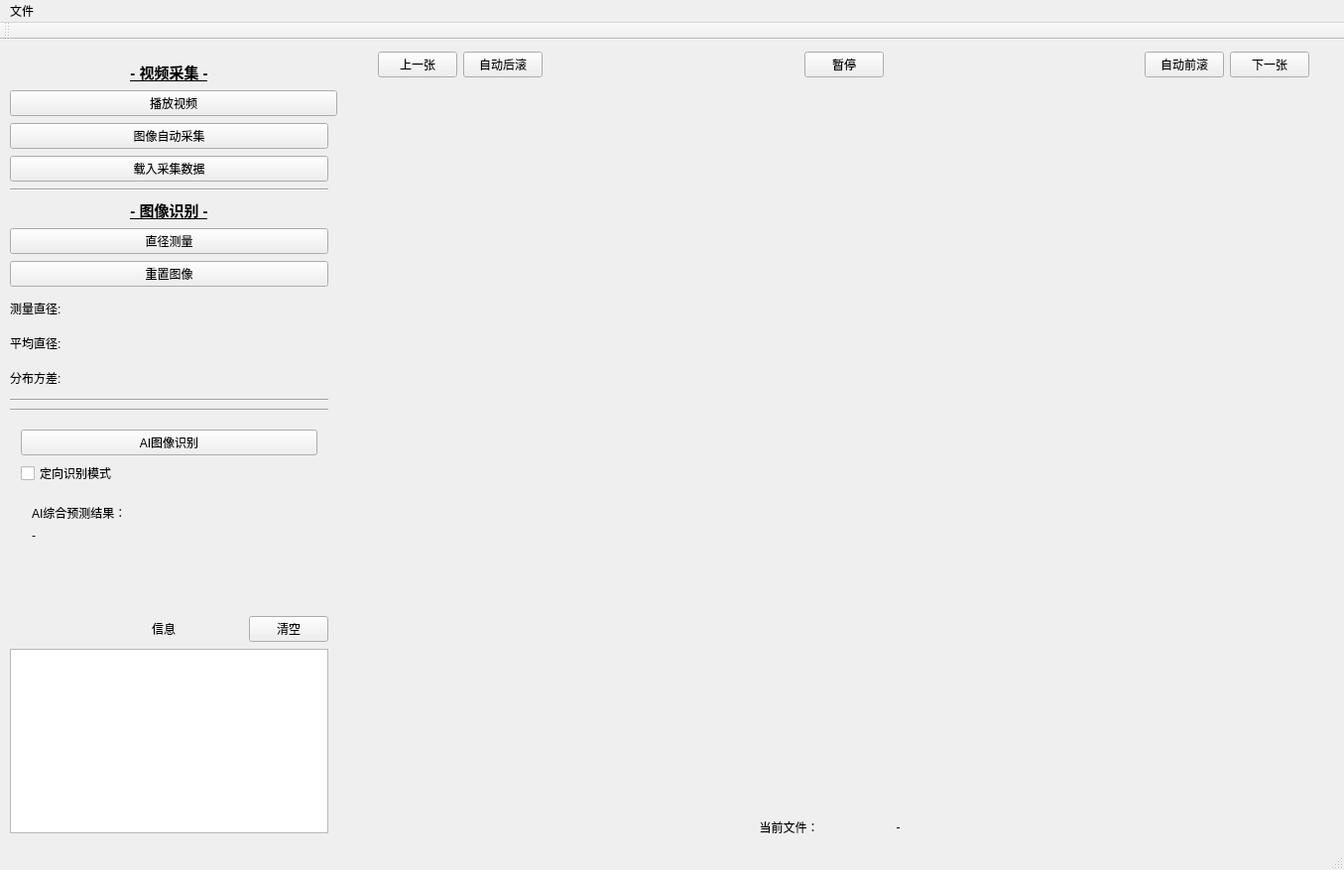
<?xml version="1.0" encoding="UTF-8"?>
<ui version="4.0">
 <class>CashmereDetectorClass</class>
 <widget class="QMainWindow" name="CashmereDetectorClass">
  <property name="geometry">
   <rect>
    <x>0</x>
    <y>0</y>
    <width>1355</width>
    <height>877</height>
   </rect>
  </property>
  <property name="windowTitle">
   <string>CashmereDetector</string>
  </property>
  <widget class="QWidget" name="centralWidget">
   <widget class="QWidget" name="widget" native="true">
    <property name="geometry">
     <rect>
      <x>370</x>
      <y>50</y>
      <width>960</width>
      <height>720</height>
     </rect>
    </property>
   </widget>
   <widget class="QWidget" name="verticalLayoutWidget">
    <property name="geometry">
     <rect>
      <x>10</x>
      <y>10</y>
      <width>332</width>
      <height>801</height>
     </rect>
    </property>
    <layout class="QVBoxLayout" name="verticalLayout">
     <property name="spacing">
      <number>7</number>
     </property>
     <property name="leftMargin">
      <number>0</number>
     </property>
     <item>
      <widget class="QLabel" name="label">
       <property name="font">
        <font>
         <pointsize>11</pointsize>
         <weight>75</weight>
         <italic>false</italic>
         <bold>true</bold>
         <underline>true</underline>
        </font>
       </property>
       <property name="text">
        <string>- 视频采集 -</string>
       </property>
       <property name="alignment">
        <set>Qt::AlignCenter</set>
       </property>
      </widget>
     </item>
     <item>
      <widget class="QPushButton" name="pushButton_playVideo">
       <property name="minimumSize">
        <size>
         <width>330</width>
         <height>0</height>
        </size>
       </property>
       <property name="text">
        <string>播放视频</string>
       </property>
      </widget>
     </item>
     <item>
      <widget class="QPushButton" name="pushButton_videoProcess">
       <property name="text">
        <string>图像自动采集</string>
       </property>
      </widget>
     </item>
     <item>
      <widget class="QPushButton" name="pushButton_loadCropImgs">
       <property name="text">
        <string>载入采集数据</string>
       </property>
      </widget>
     </item>
     <item>
      <widget class="Line" name="line_3">
       <property name="font">
        <font>
         <weight>75</weight>
         <bold>true</bold>
        </font>
       </property>
       <property name="orientation">
        <enum>Qt::Horizontal</enum>
       </property>
      </widget>
     </item>
     <item>
      <widget class="QLabel" name="label_2">
       <property name="font">
        <font>
         <pointsize>11</pointsize>
         <weight>75</weight>
         <italic>false</italic>
         <bold>true</bold>
         <underline>true</underline>
        </font>
       </property>
       <property name="text">
        <string>- 图像识别 -</string>
       </property>
       <property name="alignment">
        <set>Qt::AlignCenter</set>
       </property>
      </widget>
     </item>
     <item>
      <widget class="QPushButton" name="pushButton_pick">
       <property name="text">
        <string>直径测量</string>
       </property>
      </widget>
     </item>
     <item>
      <widget class="QPushButton" name="pushButton_reset">
       <property name="text">
        <string>重置图像</string>
       </property>
      </widget>
     </item>
     <item>
      <layout class="QGridLayout" name="gridLayout" columnstretch="1,0">
       <item row="1" column="1">
        <widget class="QLabel" name="label_mean">
         <property name="text">
          <string/>
         </property>
        </widget>
       </item>
       <item row="2" column="0">
        <widget class="QLabel" name="label_lengthText_3">
         <property name="minimumSize">
          <size>
           <width>0</width>
           <height>29</height>
          </size>
         </property>
         <property name="text">
          <string>分布方差: </string>
         </property>
        </widget>
       </item>
       <item row="2" column="1">
        <widget class="QLabel" name="label_std">
         <property name="text">
          <string/>
         </property>
        </widget>
       </item>
       <item row="0" column="0">
        <widget class="QLabel" name="label_lengthText_2">
         <property name="minimumSize">
          <size>
           <width>0</width>
           <height>29</height>
          </size>
         </property>
         <property name="text">
          <string>测量直径: </string>
         </property>
        </widget>
       </item>
       <item row="1" column="0">
        <widget class="QLabel" name="label_lengthText">
         <property name="minimumSize">
          <size>
           <width>0</width>
           <height>29</height>
          </size>
         </property>
         <property name="text">
          <string>平均直径: </string>
         </property>
        </widget>
       </item>
       <item row="0" column="1">
        <widget class="QLabel" name="label_length">
         <property name="text">
          <string/>
         </property>
        </widget>
       </item>
      </layout>
     </item>
     <item>
      <widget class="Line" name="line">
       <property name="orientation">
        <enum>Qt::Horizontal</enum>
       </property>
      </widget>
     </item>
     <item>
      <widget class="Line" name="line_2">
       <property name="font">
        <font>
         <pointsize>9</pointsize>
         <weight>50</weight>
         <bold>false</bold>
        </font>
       </property>
       <property name="orientation">
        <enum>Qt::Horizontal</enum>
       </property>
      </widget>
     </item>
     <item>
      <widget class="QWidget" name="widget_3" native="true">
       <layout class="QVBoxLayout" name="verticalLayout_3">
        <property name="bottomMargin">
         <number>0</number>
        </property>
        <item>
         <widget class="QPushButton" name="pushButton_autoDetect">
          <property name="minimumSize">
           <size>
            <width>0</width>
            <height>0</height>
           </size>
          </property>
          <property name="text">
           <string>AI图像识别</string>
          </property>
         </widget>
        </item>
        <item>
         <widget class="QCheckBox" name="checkBox_targetMode">
          <property name="text">
           <string>定向识别模式</string>
          </property>
         </widget>
        </item>
       </layout>
      </widget>
     </item>
     <item>
      <widget class="QWidget" name="widget_7" native="true">
       <layout class="QHBoxLayout" name="horizontalLayout">
        <property name="topMargin">
         <number>0</number>
        </property>
        <item>
         <widget class="QWidget" name="widget_2" native="true">
          <property name="minimumSize">
           <size>
            <width>0</width>
            <height>94</height>
           </size>
          </property>
          <layout class="QVBoxLayout" name="verticalLayout_2">
           <item>
            <widget class="QLabel" name="label_3">
             <property name="maximumSize">
              <size>
               <width>140</width>
               <height>20</height>
              </size>
             </property>
             <property name="text">
              <string>AI综合预测结果：</string>
             </property>
            </widget>
           </item>
           <item>
            <widget class="QLabel" name="label_result">
             <property name="minimumSize">
              <size>
               <width>145</width>
               <height>0</height>
              </size>
             </property>
             <property name="text">
              <string>-</string>
             </property>
             <property name="alignment">
              <set>Qt::AlignLeading|Qt::AlignLeft|Qt::AlignTop</set>
             </property>
            </widget>
           </item>
          </layout>
         </widget>
        </item>
        <item>
         <spacer name="horizontalSpacer_5">
          <property name="orientation">
           <enum>Qt::Horizontal</enum>
          </property>
          <property name="sizeHint" stdset="0">
           <size>
            <width>25</width>
            <height>26</height>
           </size>
          </property>
         </spacer>
        </item>
       </layout>
      </widget>
     </item>
     <item>
      <spacer name="verticalSpacer_2">
       <property name="orientation">
        <enum>Qt::Vertical</enum>
       </property>
       <property name="sizeType">
        <enum>QSizePolicy::Expanding</enum>
       </property>
       <property name="sizeHint" stdset="0">
        <size>
         <width>20</width>
         <height>20</height>
        </size>
       </property>
      </spacer>
     </item>
     <item>
      <layout class="QHBoxLayout" name="horizontalLayout_2" stretch="6,3,1,1">
       <property name="leftMargin">
        <number>5</number>
       </property>
       <item>
        <spacer name="horizontalSpacer">
         <property name="orientation">
          <enum>Qt::Horizontal</enum>
         </property>
         <property name="sizeType">
          <enum>QSizePolicy::Expanding</enum>
         </property>
         <property name="sizeHint" stdset="0">
          <size>
           <width>110</width>
           <height>20</height>
          </size>
         </property>
        </spacer>
       </item>
       <item>
        <widget class="QLabel" name="label_info">
         <property name="text">
          <string>信息</string>
         </property>
        </widget>
       </item>
       <item>
        <spacer name="horizontalSpacer_2">
         <property name="orientation">
          <enum>Qt::Horizontal</enum>
         </property>
         <property name="sizeHint" stdset="0">
          <size>
           <width>40</width>
           <height>20</height>
          </size>
         </property>
        </spacer>
       </item>
       <item>
        <widget class="QPushButton" name="pushButton_clear">
         <property name="text">
          <string>清空</string>
         </property>
        </widget>
       </item>
      </layout>
     </item>
     <item>
      <widget class="QTextBrowser" name="textBrowser">
       <property name="html">
        <string>&lt;!DOCTYPE HTML PUBLIC &quot;-//W3C//DTD HTML 4.0//EN&quot; &quot;http://www.w3.org/TR/REC-html40/strict.dtd&quot;&gt;
&lt;html&gt;&lt;head&gt;&lt;meta name=&quot;qrichtext&quot; content=&quot;1&quot; /&gt;&lt;style type=&quot;text/css&quot;&gt;
p, li { white-space: pre-wrap; }
&lt;/style&gt;&lt;/head&gt;&lt;body style=&quot; font-family:'SimSun'; font-size:9pt; font-weight:400; font-style:normal;&quot;&gt;
&lt;p style=&quot;-qt-paragraph-type:empty; margin-top:0px; margin-bottom:0px; margin-left:0px; margin-right:0px; -qt-block-indent:0; text-indent:0px;&quot;&gt;&lt;br /&gt;&lt;/p&gt;&lt;/body&gt;&lt;/html&gt;</string>
       </property>
      </widget>
     </item>
    </layout>
   </widget>
   <widget class="QWidget" name="widget_5" native="true">
    <property name="geometry">
     <rect>
      <x>370</x>
      <y>0</y>
      <width>961</width>
      <height>50</height>
     </rect>
    </property>
    <layout class="QHBoxLayout" name="horizontalLayout_4">
     <item>
      <widget class="QPushButton" name="pushButton_back">
       <property name="text">
        <string>上一张</string>
       </property>
      </widget>
     </item>
     <item>
      <widget class="QPushButton" name="pushButton_autoBack">
       <property name="text">
        <string>自动后滚</string>
       </property>
      </widget>
     </item>
     <item>
      <spacer name="horizontalSpacer_3">
       <property name="orientation">
        <enum>Qt::Horizontal</enum>
       </property>
       <property name="sizeHint" stdset="0">
        <size>
         <width>40</width>
         <height>20</height>
        </size>
       </property>
      </spacer>
     </item>
     <item>
      <widget class="QPushButton" name="pushButton_autoStop">
       <property name="text">
        <string>暂停</string>
       </property>
      </widget>
     </item>
     <item>
      <spacer name="horizontalSpacer_4">
       <property name="orientation">
        <enum>Qt::Horizontal</enum>
       </property>
       <property name="sizeHint" stdset="0">
        <size>
         <width>40</width>
         <height>20</height>
        </size>
       </property>
      </spacer>
     </item>
     <item>
      <widget class="QPushButton" name="pushButton_autoNext">
       <property name="text">
        <string>自动前滚</string>
       </property>
      </widget>
     </item>
     <item>
      <widget class="QPushButton" name="pushButton_next">
       <property name="text">
        <string>下一张</string>
       </property>
      </widget>
     </item>
    </layout>
   </widget>
   <widget class="QLabel" name="label_filename">
    <property name="geometry">
     <rect>
      <x>850</x>
      <y>780</y>
      <width>111</width>
      <height>28</height>
     </rect>
    </property>
    <property name="text">
     <string>-</string>
    </property>
    <property name="alignment">
     <set>Qt::AlignCenter</set>
    </property>
   </widget>
   <widget class="QLabel" name="label_filename_2">
    <property name="geometry">
     <rect>
      <x>740</x>
      <y>780</y>
      <width>111</width>
      <height>28</height>
     </rect>
    </property>
    <property name="text">
     <string>当前文件：</string>
    </property>
    <property name="alignment">
     <set>Qt::AlignCenter</set>
    </property>
   </widget>
  </widget>
  <widget class="QMenuBar" name="menuBar">
   <property name="geometry">
    <rect>
     <x>0</x>
     <y>0</y>
     <width>1355</width>
     <height>26</height>
    </rect>
   </property>
   <widget class="QMenu" name="menuFile">
    <property name="title">
     <string>文件</string>
    </property>
    <addaction name="openFileAction_image"/>
    <addaction name="openFileAction_video"/>
    <addaction name="resetAction"/>
   </widget>
   <addaction name="menuFile"/>
  </widget>
  <widget class="QToolBar" name="mainToolBar">
   <attribute name="toolBarArea">
    <enum>TopToolBarArea</enum>
   </attribute>
   <attribute name="toolBarBreak">
    <bool>false</bool>
   </attribute>
  </widget>
  <widget class="QStatusBar" name="statusBar"/>
  <action name="openFileAction_image">
   <property name="text">
    <string>打开图片</string>
   </property>
  </action>
  <action name="resetAction">
   <property name="text">
    <string>重置文件</string>
   </property>
  </action>
  <action name="openFileAction_video">
   <property name="text">
    <string>打开视频</string>
   </property>
  </action>
 </widget>
 <layoutdefault spacing="6" margin="11"/>
 <resources>
  <include location="CashmereDetector_cn.qrc"/>
 </resources>
 <connections>
  <connection>
   <sender>pushButton_clear</sender>
   <signal>clicked()</signal>
   <receiver>textBrowser</receiver>
   <slot>clear()</slot>
   <hints>
    <hint type="sourcelabel">
     <x>203</x>
     <y>105</y>
    </hint>
    <hint type="destinationlabel">
     <x>223</x>
     <y>277</y>
    </hint>
   </hints>
  </connection>
 </connections>
</ui>
